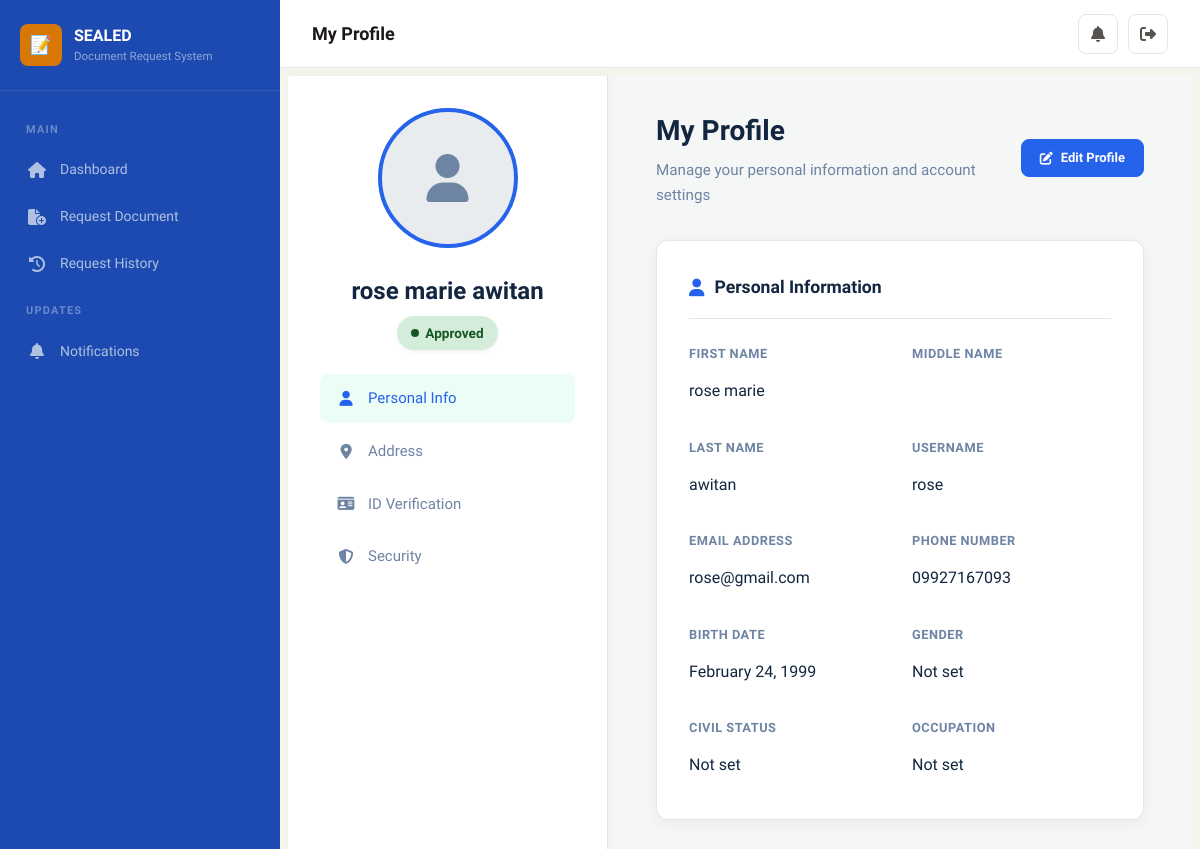
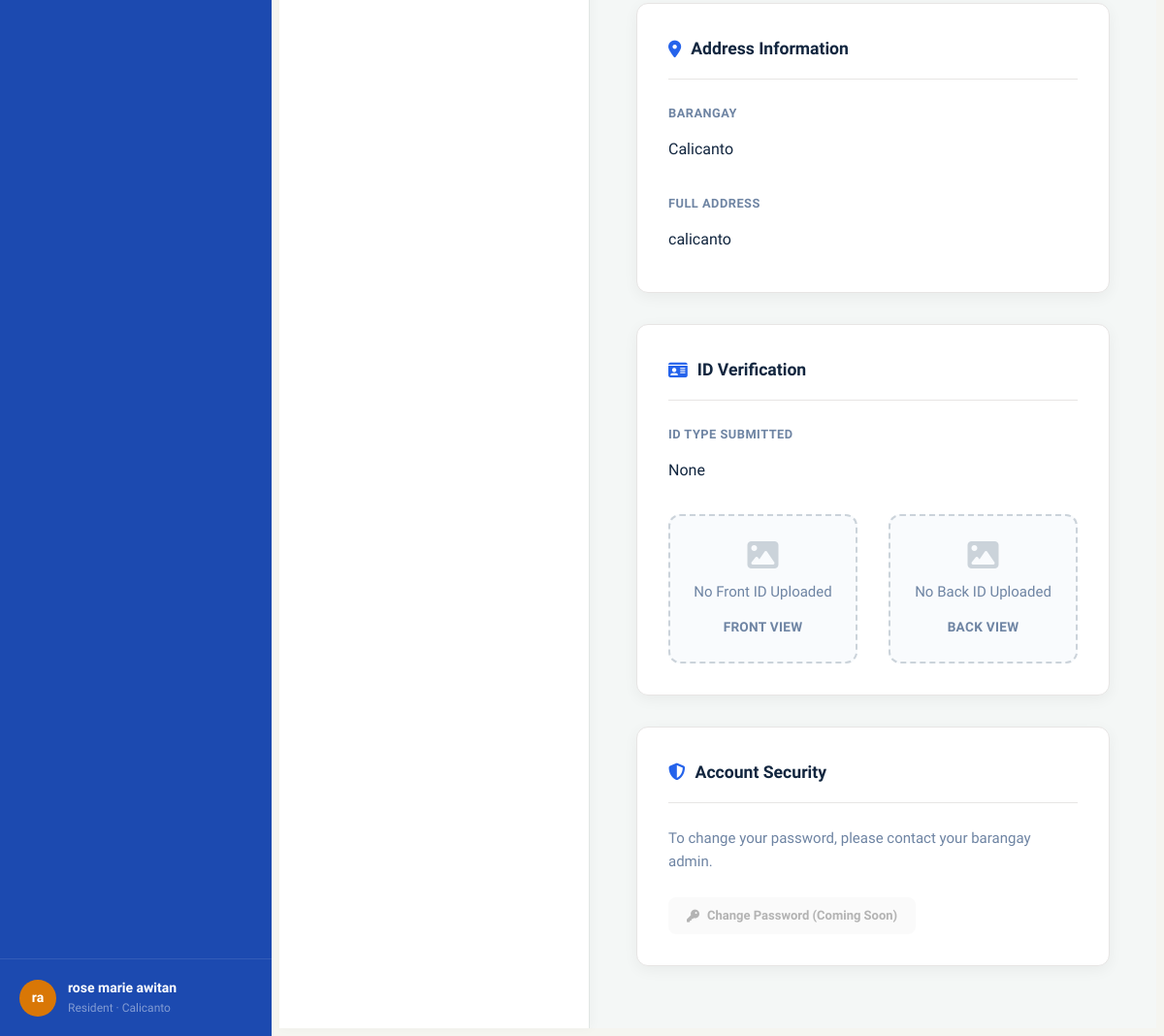
Page /resident/profile/ (signed in) on the committed database (2 pictures, top to bottom).
### brgy/models.py (models this page shows, shortened)
class CustomUser(AbstractUser):
    class Role(models.TextChoices):
        RESIDENT = 'resident', 'Resident'
        STAFF = 'staff', 'Staff'
        ADMIN = 'admin', 'Administrator'
    class VerificationStatus(models.TextChoices):
        PENDING = 'pending', 'Pending'
        APPROVED = 'approved', 'Approved'
        REJECTED = 'rejected', 'Rejected'
    id = models.UUIDField(primary_key=True, default=uuid.uuid4, editable=False)
    role = models.CharField(max_length=20, choices=Role.choices, default=Role.RESIDENT)
    barangay = models.ForeignKey(
        Barangay, on_delete=models.SET_NULL, null=True, blank=True, related_name='users'
    )
    verification_status = models.CharField(
        max_length=20, choices=VerificationStatus.choices, default=VerificationStatus.PENDING
    )
    phone_number = models.CharField(max_length=20, blank=True)
    address = models.TextField(blank=True)
    birth_date = models.DateField(null=True, blank=True)
    gender = models.CharField(max_length=10, blank=True)
    middle_name = models.CharField(max_length=150, blank=True)
    civil_status = models.CharField(max_length=20, blank=True, default='')
    occupation = models.CharField(max_length=100, blank=True, default='')
    id_type = models.CharField(max_length=50, blank=True, default='')
    id_front = models.ImageField(upload_to='resident_ids/', blank=True, null=True)
    id_back = models.ImageField(upload_to='resident_ids/', blank=True, null=True)
    id_selfie = models.ImageField(upload_to='resident_ids/', blank=True, null=True, help_text="Picture of the user holding their valid ID")
    profile_picture = models.ImageField(upload_to='profile_pictures/', blank=True, null=True)
    rejection_reason = models.TextField(blank=True, default='')
    class Meta:
        ordering = ['-date_joined']
    @property
    def display_name(self):
        return self.get_full_name() or self.username

class Barangay(models.Model):
    id = models.UUIDField(primary_key=True, default=uuid.uuid4, editable=False)
    name = models.CharField(max_length=200)
    address = models.TextField()
    contact_number = models.CharField(max_length=20, blank=True)
    email = models.EmailField(blank=True)
    chairman_name = models.CharField(max_length=200, blank=True)
    officials = models.JSONField(default=dict, blank=True)
    is_active = models.BooleanField(default=True)
    created_at = models.DateTimeField(auto_now_add=True)
    updated_at = models.DateTimeField(auto_now=True)
    theme_color = models.CharField(
        max_length=7,
        default='#4F46E5',
        help_text="Hex color for barangay theme (e.g. #4F46E5)"
    )
    class Meta:
        ordering = ['name']

### brgy/views.py (the view, shortened to what this page needs)
# urls.py: path('resident/profile/', views.resident_profile, name='profile'),
@login_required
@role_required('resident')
def resident_profile(request):
    user = request.user
    return render(request, 'brgy/resident/profile.html')

### brgy/templates/brgy/resident/profile.html (shortened to what this page needs)
{% extends 'brgy/base.html' %}
{% load static %}
{% block extra_css %}
<link rel="stylesheet" href="{% static 'css/profile.css' %}">
{% endblock %}
{% block page_title %}My Profile{% endblock %}
{% block content %}
<div class="profile-page">
    <div class="profile-sidebar">
        <div class="profile-avatar-wrapper">
            {% if user.profile_picture %}
                <img src="{{ user.profile_picture.url }}" alt="Profile Picture" class="profile-avatar">
            {% else %}
                <div class="profile-avatar" style="display: flex; align-items: center; justify-content: center; font-size: 3rem; color: #6e84a3; background-color: #e9ecef;">
                    <i class="fa-solid fa-user"></i>
                </div>
            {% endif %}
        </div>
        <h2 class="profile-name">{{ user.get_full_name }}</h2>
        <div class="profile-status status-{{ user.verification_status|default:'pending' }}">
            <span class="status-dot"></span>
            {{ user.get_verification_status_display|default:"Pending Verification" }}
        </div>
        <ul class="sidebar-menu">
            <li><a href="#personal-info" class="active"><i class="fa-solid fa-user"></i> Personal Info</a></li>
            <li><a href="#address-info"><i class="fa-solid fa-location-dot"></i> Address</a></li>
            <li><a href="#id-verification"><i class="fa-solid fa-id-card"></i> ID Verification</a></li>
            <li><a href="#security-settings"><i class="fa-solid fa-shield-halved"></i> Security</a></li>
        </ul>
    </div>
    <div class="profile-main">
        <div class="profile-header">
            <div>
                <h1>My Profile</h1>
                <p>Manage your personal information and account settings</p>
            </div>
            <button class="btn btn-primary" id="editProfileBtn" onclick="toggleEditMode()">
                <i class="fa-solid fa-pen-to-square"></i> Edit Profile
            </button>
        </div>
        <form method="post" action="{% url 'profile' %}" id="profileForm" enctype="multipart/form-data">
            <div class="profile-card" id="personal-info">
                <div class="profile-card-title">
                    <i class="fa-solid fa-user"></i> Personal Information
                </div>
                <div class="info-grid">
                    <div class="info-item">
                        <span class="info-label">First Name</span>
                        <span class="info-value view-mode">{{ user.first_name }}</span>
                    </div>
                    <div class="info-item">
                        <span class="info-label">Middle Name</span>
                        <span class="info-value view-mode">{{ user.middle_name }}</span>
                    </div>
                    <div class="info-item">
                        <span class="info-label">Last Name</span>
                        <span class="info-value view-mode">{{ user.last_name }}</span>
                    </div>
                    <div class="info-item">
                        <span class="info-label">Username</span>
                        <span class="info-value view-mode">{{ user.username }}</span>
                    </div>
                    <div class="info-item">
                        <span class="info-label">Email Address</span>
                        <span class="info-value view-mode">{{ user.email }}</span>
                    </div>
                    <div class="info-item">
                        <span class="info-label">Phone Number</span>
                        <span class="info-value view-mode">{{ user.phone_number|default:"Not set" }}</span>
                    </div>
                    <div class="info-item">
                        <span class="info-label">Birth Date</span>
                        <span class="info-value view-mode">{{ user.birth_date|date:"F d, Y"|default:"Not set" }}</span>
                    </div>
                    <div class="info-item">
                        <span class="info-label">Gender</span>
                        <span class="info-value view-mode">{{ user.get_gender_display|default:"Not set" }}</span>
                    </div>
                    <div class="info-item">
                        <span class="info-label">Civil Status</span>
                        <span class="info-value view-mode">{{ user.get_civil_status_display|default:"Not set" }}</span>
                    </div>
                    <div class="info-item">
                        <span class="info-label">Occupation</span>
                        <span class="info-value view-mode">{{ user.occupation|default:"Not set" }}</span>
                    </div>
                </div>
            </div>
            <div class="profile-card" id="address-info">
                <div class="profile-card-title">
                    <i class="fa-solid fa-location-dot"></i> Address Information
                </div>
                <div class="info-grid">
                    <div class="info-item" style="grid-column: span 2;">
                        <span class="info-label">Barangay</span>
                        <span class="info-value view-mode">{{ user.barangay.name|default:"Not assigned" }}</span>
                    </div>
                    <div class="info-item" style="grid-column: span 2;">
                        <span class="info-label">Full Address</span>
                        <span class="info-value view-mode">{{ user.address|default:"Not set" }}</span>
                    </div>
                </div>
            </div>
            <div class="profile-card" id="id-verification">
                <div class="profile-card-title">
                    <i class="fa-solid fa-id-card"></i> ID Verification
                </div>
                <div class="info-item" style="margin-bottom: 1.5rem; max-width: 300px;">
                    <span class="info-label">ID Type Submitted</span>
                    <span class="info-value view-mode">{{ user.get_id_type_display|default:"None" }}</span>
                </div>
                <div class="id-preview-container">
                    <div class="id-preview-box">
                        {% if user.id_front %}
                            <img src="{{ user.id_front.url }}" alt="ID Front">
                        {% else %}
                            <i class="fa-solid fa-image" style="font-size: 2rem; color: #cbd3da; margin-bottom: 10px;"></i>
                            <p style="color: #6e84a3; margin:0;">No Front ID Uploaded</p>
                        {% endif %}
                        <div class="id-preview-label">Front View</div>
                    </div>
                    <div class="id-preview-box">
                        {% if user.id_back %}
                            <img src="{{ user.id_back.url }}" alt="ID Back">
                        {% else %}
                            <i class="fa-solid fa-image" style="font-size: 2rem; color: #cbd3da; margin-bottom: 10px;"></i>
                            <p style="color: #6e84a3; margin:0;">No Back ID Uploaded</p>
                        {% endif %}
                        <div class="id-preview-label">Back View</div>
                    </div>
                </div>
            </div>
            <div class="profile-card" id="security-settings">
                <div class="profile-card-title">
                    <i class="fa-solid fa-shield-halved"></i> Account Security
                </div>
                <p style="color: #6e84a3; margin-bottom: 1.5rem;">To change your password, please contact your barangay admin.</p>
                <button type="button" class="btn btn-secondary" disabled>
                    <i class="fa-solid fa-key"></i> Change Password (Coming Soon)
                </button>
            </div>
        </form>
    </div>
</div>
{% endblock %}

### brgy/templates/brgy/base.html (shortened to what this page needs)
{% load static %}
<!DOCTYPE html>
<html lang="en">
<head>
    <link rel="stylesheet" href="https://cdnjs.cloudflare.com/ajax/libs/font-awesome/6.5.1/css/all.min.css">
    <link rel="stylesheet" href="{% static 'css/style.css' %}">
    {% block extra_css %}{% endblock %}
</head>
<body>
    <div class="app-layout">
        <aside class="sidebar" id="sidebar">
            <div class="sidebar-header">
                <div class="sidebar-logo">
                    <div class="sidebar-logo-icon">📝</div>
                    <div class="sidebar-logo-text">
                        SEALED
                        <small>Document Request System</small>
                    </div>
                </div>
            </div>
            <nav class="sidebar-nav">
                {% if user.role == 'resident' %}
                <div class="sidebar-section-label">Main</div>
                <a href="{% url 'resident_dashboard' %}" class="sidebar-item {% block nav_res_dashboard %}{% endblock %}">
                    <i class="fa-solid fa-house"></i> Dashboard
                </a>
                <a href="{% url 'request_document' %}" class="sidebar-item {% block nav_res_request %}{% endblock %}">
                    <i class="fa-solid fa-file-circle-plus"></i> Request Document
                </a>
                <a href="{% url 'request_history' %}" class="sidebar-item {% block nav_res_history %}{% endblock %}">
                    <i class="fa-solid fa-clock-rotate-left"></i> Request History
                </a>
                <div class="sidebar-section-label">Updates</div>
                <a href="{% url 'notifications' %}" class="sidebar-item {% block nav_res_notifications %}{% endblock %}">
                    <i class="fa-solid fa-bell"></i> Notifications
                </a>
                {% endif %}
            </nav>
            <div class="sidebar-footer">
                <a href="{% url 'profile' %}" class="sidebar-user">
                    <div class="sidebar-avatar">{{ user.first_name.0 }}{{ user.last_name.0 }}</div>
                    <div class="sidebar-user-info">
                        <div class="sidebar-user-name">{{ user.display_name }}</div>
                        <div class="sidebar-user-role">{{ user.get_role_display }}{% if user.barangay %} &middot; {{ user.barangay.name }}{% endif %}</div>
                    </div>
                </a>
            </div>
        </aside>
        <main class="main-content">
            <header class="topbar">
                <div class="topbar-left">
                    <h1 class="topbar-title">{% block page_title %}Dashboard{% endblock %}</h1>
                </div>
                <div class="topbar-right">
                    <div style="position:relative">
                        <button class="topbar-btn" id="notifBtn" aria-label="Notifications">
                            <i class="fa-solid fa-bell"></i>
                        </button>
                    </div>
                    <a href="{% url 'logout' %}" class="topbar-btn" title="Logout" data-confirm="Are you sure you want to logout?">
                        <i class="fa-solid fa-right-from-bracket"></i>
                    </a>
                </div>
            </header>
            <div class="page-content">
                {% block content %}{% endblock %}
            </div>
        </main>
    </div>
</body>
</html>

### rows in the picture
CustomUser: first_name.0 "r", last_name.0 "a", display_name "rose marie awitan", role "Resident", barangay.name "Calicanto", get_full_name "rose marie awitan", verification_status "Approved", first_name "rose marie", last_name "awitan", username "rose", email "rose@gmail.com", phone_number "09927167093", birth_date "February 24, 1999", occupation "Not set", address "calicanto"

### other values in the picture
{{ user.get_gender_display|default:"Not set" }} "Not set"
{{ user.get_civil_status_display|default:"Not set" }} "Not set"
{{ user.get_id_type_display|default:"None" }} "None"
